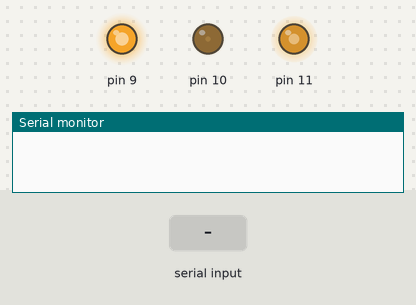
Bench run of a sketch on a simulated Arduino Uno, built with avr-gcc and run on an emulated ATmega328P. Parts: output pins drawn as LEDs (lit = HIGH), the last lines printed to the serial monitor. The test bench sets the inputs (shaded band). Random numbers use the default seed unless the sketch sets one.

Above: at 1.2 s.
1.3 s: "G" received over Serial
At 2.4 s:
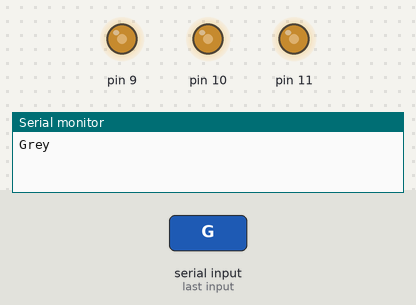
4.3 s: "T" received over Serial
At 4.7 s:
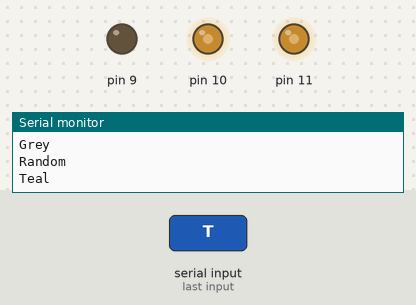
7.3 s: "M" received over Serial
At 8.1 s:
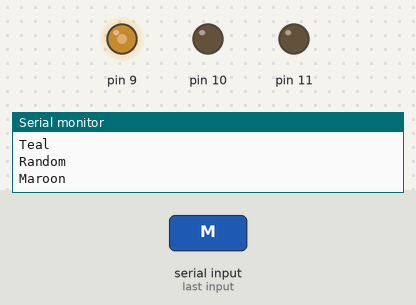
10.3 s: "O" received over Serial
At 11.6 s:
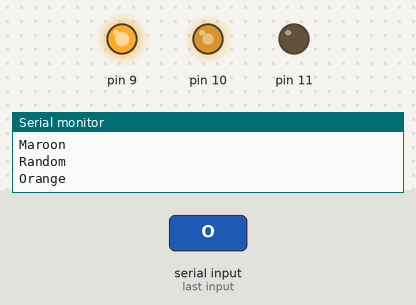
13.3 s: "P" received over Serial
At 13.9 s:
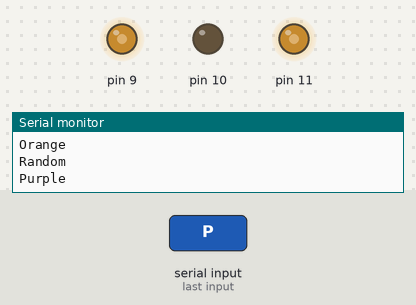
16.3 s: "G" received over Serial
At 18.9 s:
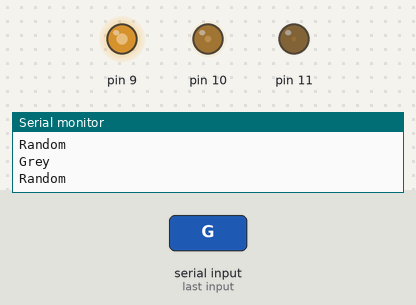
Timing chart, 0 to 20.3 s (numbered marks = the images above; inputs shaded):
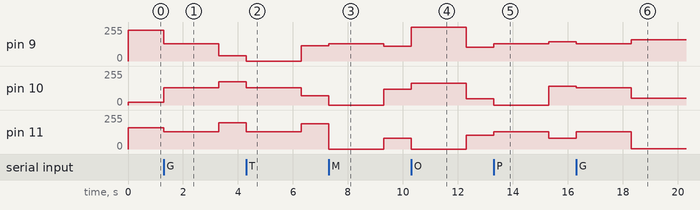

Measured:
- after the input at 1.3 s, pin 9: 232/255 → 128/255 at once, → 38/255 2.0 s later; pin 10: 19/255 → 128/255 at once, → 175/255 2.0 s later; pin 11: 158/255 → 128/255 at once, → 197/255 2.0 s later
- after the input at 4.3 s, pin 9: 38/255 → 0/255 at once, → 114/255 2.0 s later; pin 10: 175/255 → 128/255 at once, → 68/255 2.0 s later; pin 11: 197/255 → 128/255 at once, → 188/255 2.0 s later
- after the input at 7.3 s, pin 9: 114/255 → 128/255 at once, → 109/255 2.0 s later; pin 10: 68/255 → 0/255 at once, → 120/255 2.0 s later; pin 11: 188/255 → 0/255 at once, → 80/255 2.0 s later
- after the input at 10.3 s, pin 9: 109/255 → 255/255 at once, → 102/255 2.0 s later; pin 10: 120/255 → 165/255 at once, → 47/255 2.0 s later; pin 11: 80/255 → 0/255 at once, → 102/255 2.0 s later
- after the input at 13.3 s, pin 9: 102/255 → 128/255 at once, → 143/255 2.0 s later; pin 10: 47/255 → 0/255 at once, → 142/255 2.0 s later; pin 11: 102/255 → 128/255 at once, → 79/255 2.0 s later
- after the input at 16.3 s, pin 9: 143/255 → 128/255 at once, → 160/255 2.0 s later; pin 10: 142/255 → 128/255 at once, → 52/255 2.0 s later; pin 11: 79/255 → 128/255 at once, → 3/255 2.0 s later

The sketch:

rgb_serial_input1.ino
```cpp
char input = ' ';
int set = 0;
void setup()
{
  Serial.begin(9600);
  analogWrite(9, random(0,255));
  analogWrite(10, random(0,255));
  analogWrite(11, random(0,255));
}

void loop()
{
  if(Serial.available()>0)
  {
    set = 1;
  	input = (char)Serial.read();
  }

  if(input=='G')
  {
    Serial.println("Grey");
    analogWrite(9,128);
  	analogWrite(10,128);
  	analogWrite(11,128);
    delay(2000);
    input = ' ';
  }
  if(input=='T')
  {
    Serial.println("Teal");
    analogWrite(9,0);
  	analogWrite(10,128);
  	analogWrite(11,128);
    delay(2000);
    input = ' ';
  }
  if(input=='M')
  {
    Serial.println("Maroon");
    analogWrite(9,128);
  	analogWrite(10,0);
  	analogWrite(11,0);
    delay(2000);
    input = ' ';
  }
  if(input=='O')
  {
    Serial.println("Orange");
    analogWrite(9,255);
  	analogWrite(10,165);
  	analogWrite(11,0);
    delay(2000);
    input = ' ';
  }
  if(input=='P')
  {
    Serial.println("Purple");
    analogWrite(9,128);
  	analogWrite(10,0);
  	analogWrite(11,128);
    delay(2000);
    input = ' ';
  }
  if(set==1)
  {
    Serial.println("Random");
    set = 0;
    analogWrite(9, random(0,255));
  	analogWrite(10, random(0,255));
  	analogWrite(11, random(0,255));
  }
}
```
